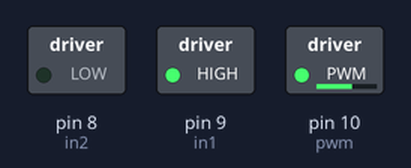
Simulated run of this sketch. Board: Arduino Uno, built with avr-gcc and run on an emulated ATmega328P. Parts: switched loads named in the sketch (green lamp = pin HIGH).

Above: at 0.1 s.
Timing chart, 0 to 1.6 s (numbered marks = the images above):
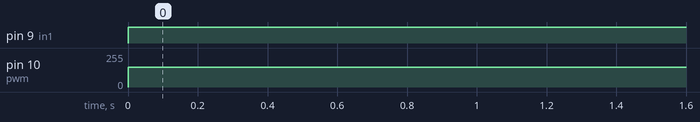

Measured:
- by itself, pin 9 (in1): LOW → HIGH at 0.00 s
- by itself, pin 10 (pwm): 0/255 → 150/255 at 0.00 s

The sketch:

dcMotor.ino
```cpp
int pwm = 10;
int in1 = 9;
int in2 = 8;

void setup() {
  // put your setup code here, to run once:
  pinMode(pwm, OUTPUT);
  pinMode(in1, OUTPUT);
  pinMode(in2, OUTPUT);
}

void loop() {
  // put your main code here, to run repeatedly:
  digitalWrite(in1, HIGH);
  digitalWrite(in2, LOW);
  analogWrite(pwm, 150);
}
```
